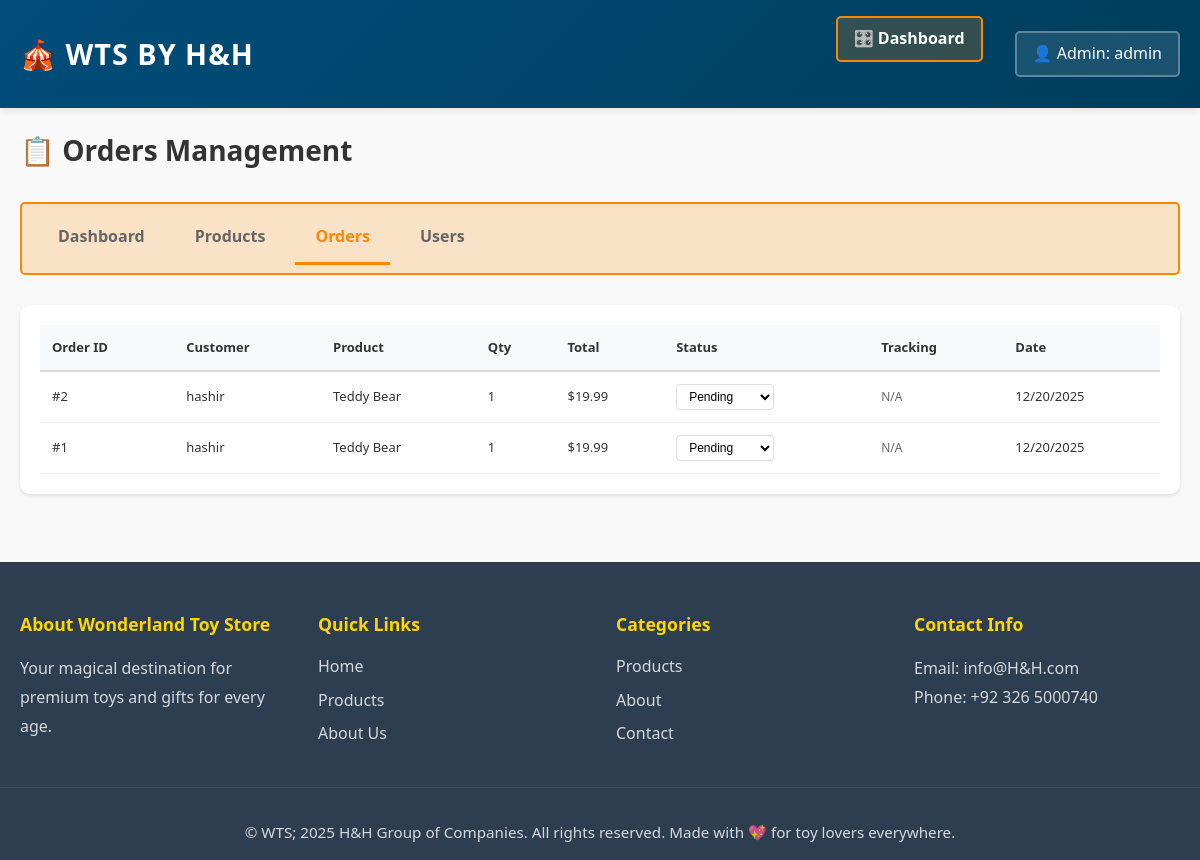
Before: /admin/orders (signed in) with the older database file.
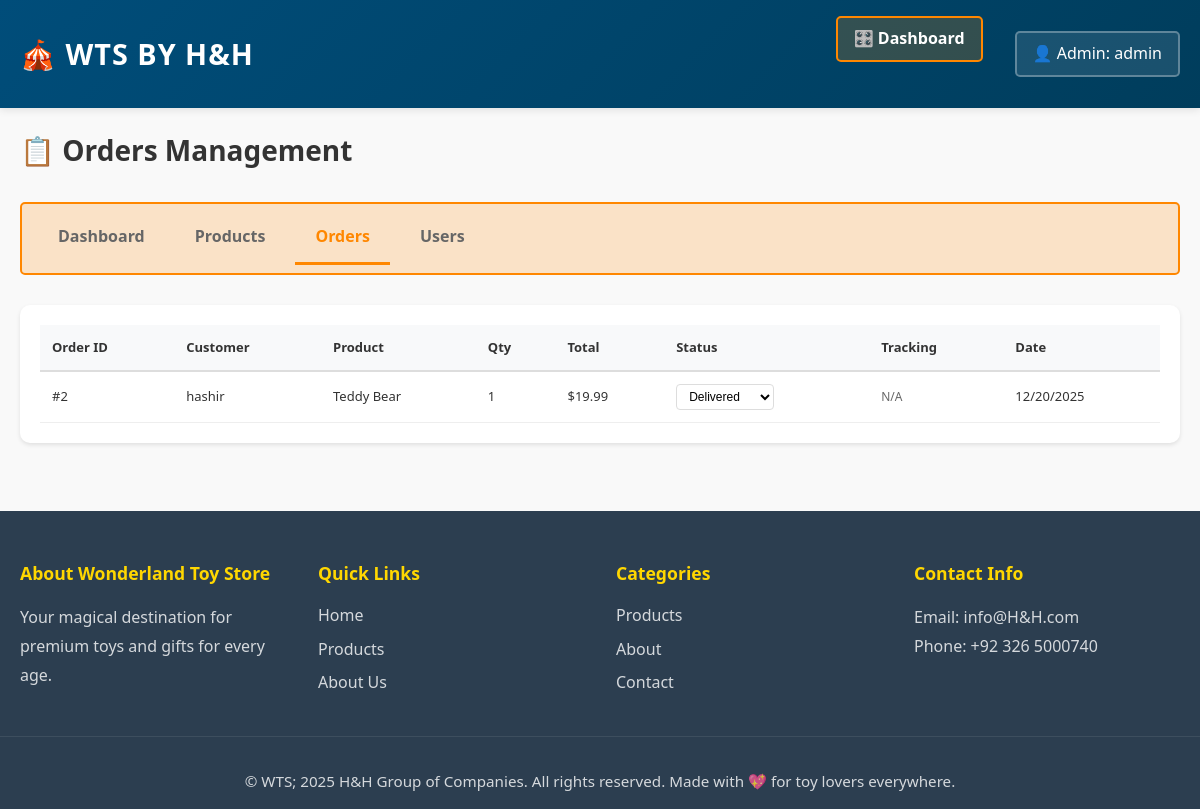
After: the same page with the newer database file.
### app/models.py (models this page shows, shortened)
class Order(db.Model):
    __tablename__ = 'orders'
    STATUS_PENDING = 'pending'
    STATUS_PROCESSING = 'processing'
    STATUS_SHIPPED = 'shipped'
    STATUS_DELIVERED = 'delivered'
    STATUS_CANCELLED = 'cancelled'
    PAYMENT_CARD = 'card'
    PAYMENT_CASH_ON_DELIVERY = 'cash_on_delivery'
    PAYMENT_PAYPAL = 'paypal'
    PAYMENT_PENDING = 'pending'
    PAYMENT_COMPLETED = 'completed'
    PAYMENT_FAILED = 'failed'
    id = db.Column(db.Integer, primary_key=True)
    user_id = db.Column(db.Integer, db.ForeignKey('users.id'), nullable=False)
    product_id = db.Column(db.Integer, db.ForeignKey('products.id'), nullable=False)
    quantity = db.Column(db.Integer, default=1, nullable=False)
    total_price = db.Column(db.Float, nullable=False)
    status = db.Column(db.String(20), default=STATUS_PENDING)
    full_name = db.Column(db.String(200), nullable=True)
    email = db.Column(db.String(120), nullable=True)
    phone = db.Column(db.String(20), nullable=True)
    shipping_address = db.Column(db.Text)
    city = db.Column(db.String(100), nullable=True)
    state = db.Column(db.String(100), nullable=True)
    postal_code = db.Column(db.String(20), nullable=True)
    payment_method = db.Column(db.String(50), default=PAYMENT_CASH_ON_DELIVERY)
    payment_status = db.Column(db.String(20), default=PAYMENT_PENDING)
    tracking_number = db.Column(db.String(100), nullable=True)
    created_at = db.Column(db.DateTime, default=datetime.utcnow)
    updated_at = db.Column(db.DateTime, default=datetime.utcnow, onupdate=datetime.utcnow)

class User(UserMixin, db.Model):
    __tablename__ = 'users'
    id = db.Column(db.Integer, primary_key=True)
    username = db.Column(db.String(80), unique=True, nullable=False)
    email = db.Column(db.String(120), unique=True, nullable=False)
    password_hash = db.Column(db.String(200), nullable=False)
    reset_token = db.Column(db.String(100), unique=True, nullable=True)
    reset_token_expires = db.Column(db.DateTime, nullable=True)
    is_admin = db.Column(db.Boolean, default=False)
    created_at = db.Column(db.DateTime, default=datetime.utcnow)
    cart = db.relationship('Cart', backref='user', lazy=True, uselist=False)
    orders = db.relationship('Order', backref='user', lazy=True)
    wishlist_items = db.relationship('Wishlist', backref='user', lazy=True, cascade='all, delete-orphan')

class Product(db.Model):
    __tablename__ = 'products'
    id = db.Column(db.Integer, primary_key=True)
    name = db.Column(db.String(120), nullable=False)
    price = db.Column(db.Float, nullable=False)
    description = db.Column(db.Text)
    stock = db.Column(db.Integer, default=0)
    category_id = db.Column(db.Integer, db.ForeignKey('categories.id'), nullable=True)
    image_filename = db.Column(db.String(255), nullable=True)
    created_at = db.Column(db.DateTime, default=datetime.utcnow)
    updated_at = db.Column(db.DateTime, default=datetime.utcnow, onupdate=datetime.utcnow)
    orders = db.relationship('Order', backref='product', lazy=True)
    cart_items = db.relationship('CartItem', backref='product', lazy=True)
    wishlist_items = db.relationship('Wishlist', backref='product', lazy=True, cascade='all, delete-orphan')

### app/routes.py (the view)
@main_bp.route('/admin/orders')
@admin_required
def admin_orders():
    orders = Order.query.order_by(Order.created_at.desc()).all()
    return render_template('admin/orders.html', title='Manage Orders', orders=orders)

### app/routes.py (called while the page is built)
def admin_required(f):
    @wraps(f)
    def decorated_function(*args, **kwargs):
        if not current_user.is_authenticated or not current_user.is_admin:
            flash('You do not have permission to access this page.', 'error')
            return redirect(url_for('main.index'))
        return f(*args, **kwargs)
    return decorated_function

### app/templates/admin/orders.html (shortened to what this page needs)
{% extends "base.html" %}
{% block content %}
<div class="admin-orders">
    <div class="admin-header">
        <h1>📋 Orders Management</h1>
    </div>
    <div class="admin-nav">
        <a href="{{ url_for('main.admin_dashboard') }}" class="nav-btn">Dashboard</a>
        <a href="{{ url_for('main.admin_products') }}" class="nav-btn">Products</a>
        <a href="{{ url_for('main.admin_orders') }}" class="nav-btn active">Orders</a>
        <a href="{{ url_for('main.admin_users') }}" class="nav-btn">Users</a>
    </div>
    <div class="admin-section">
        {% if orders %}
            <div class="table-responsive">
                <table class="admin-table">
                    <thead>
                        <tr>
                            <th>Order ID</th>
                            <th>Customer</th>
                            <th>Product</th>
                            <th>Qty</th>
                            <th>Total</th>
                            <th>Status</th>
                            <th>Tracking</th>
                            <th>Date</th>
                        </tr>
                    </thead>
                    <tbody>
                        {% for order in orders %}
                            <tr>
                                <td>#{{ order.id }}</td>
                                <td>{{ order.user.username }}</td>
                                <td>{{ order.product.name }}</td>
                                <td>{{ order.quantity }}</td>
                                <td>${{ "%.2f"|format(order.total_price) }}</td>
                                <td>
                                    <div class="status-dropdown">
                                        <select onchange="
                                            const newStatus = this.value;
                                            const url = '{{ url_for('main.admin_update_order_status', order_id=order.id, new_status='PLACEHOLDER') }}'.replace('PLACEHOLDER', newStatus);
                                            window.location.href = url;
                                        " class="status-select">
                                            <option value="pending" {% if order.status == 'pending' %}selected{% endif %}>Pending</option>
                                            <option value="delivered" {% if order.status == 'delivered' %}selected{% endif %}>Delivered</option>
                                        </select>
                                    </div>
                                </td>
                                <td>
                                    <span class="tracking-number">{{ order.tracking_number or 'N/A' }}</span>
                                </td>
                                <td>{{ order.created_at.strftime('%m/%d/%Y') }}</td>
                            </tr>
                        {% endfor %}
                    </tbody>
                </table>
            </div>
        {% else %}
            <div class="empty-state">
                <p>No orders found</p>
            </div>
        {% endif %}
    </div>
</div>
{% endblock %}

Changed rows visible on the page:
removed Order: id "1", user.username "hashir", product.name "Teddy Bear", quantity "1", total_price "19.99", status+id "Pending", tracking_number "N/A", created_at "12/20/2025"
changed Order "hashir": status+id "Pending" → "Delivered"
